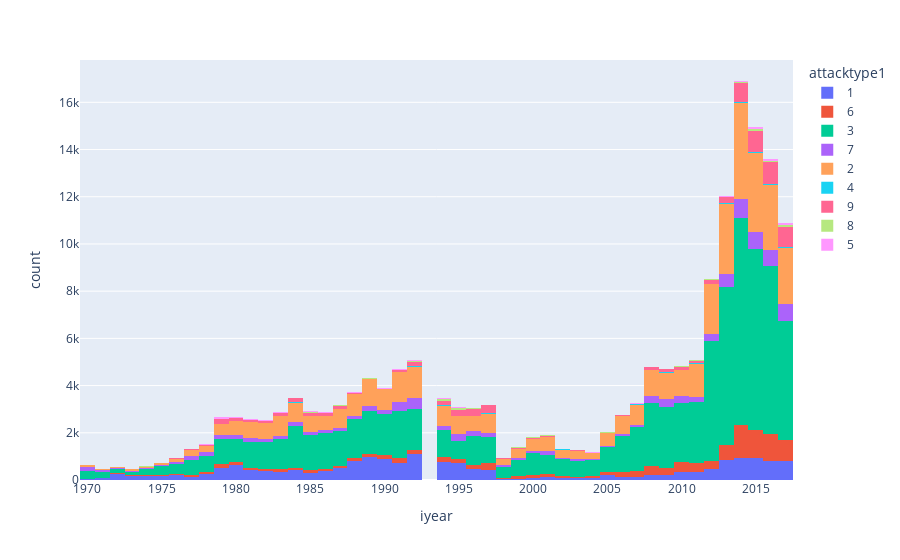

Write notebook code for a chart like this one.
### Code cell
px.histogram(data, x='iyear', color='attacktype1')

### Figure 1 — Plotly figure (JSON) as saved in the notebook; plotly's stock layout.template omitted (floating-point values rounded to 4 significant figures; data arrays with more than 128 entries replaced by an {"elided": "..."} marker saying what was removed)
{"data": [{"alignmentgroup": "True", "bingroup": "x", "hovertemplate": "attacktype1=1<br>iyear=%{x}<br>count=%{y}<extra></extra>", "legendgroup": "1", "marker": {"color": "#636efa", "pattern": {"shape": ""}}, "name": "1", "offsetgroup": "1", "orientation": "v", "showlegend": true, "type": "histogram", "x": {"elided": "19312 int values"}, "xaxis": "x", "yaxis": "y"}, {"alignmentgroup": "True", "bingroup": "x", "hovertemplate": "attacktype1=6<br>iyear=%{x}<br>count=%{y}<extra></extra>", "legendgroup": "6", "marker": {"color": "#EF553B", "pattern": {"shape": ""}}, "name": "6", "offsetgroup": "6", "orientation": "v", "showlegend": true, "type": "histogram", "x": {"elided": "11158 int values"}, "xaxis": "x", "yaxis": "y"}, {"alignmentgroup": "True", "bingroup": "x", "hovertemplate": "attacktype1=3<br>iyear=%{x}<br>count=%{y}<extra></extra>", "legendgroup": "3", "marker": {"color": "#00cc96", "pattern": {"shape": ""}}, "name": "3", "offsetgroup": "3", "orientation": "v", "showlegend": true, "type": "histogram", "x": {"elided": "88255 int values"}, "xaxis": "x", "yaxis": "y"}, {"alignmentgroup": "True", "bingroup": "x", "hovertemplate": "attacktype1=7<br>iyear=%{x}<br>count=%{y}<extra></extra>", "legendgroup": "7", "marker": {"color": "#ab63fa", "pattern": {"shape": ""}}, "name": "7", "offsetgroup": "7", "orientation": "v", "showlegend": true, "type": "histogram", "x": {"elided": "10356 int values"}, "xaxis": "x", "yaxis": "y"}, {"alignmentgroup": "True", "bingroup": "x", "hovertemplate": "attacktype1=2<br>iyear=%{x}<br>count=%{y}<extra></extra>", "legendgroup": "2", "marker": {"color": "#FFA15A", "pattern": {"shape": ""}}, "name": "2", "offsetgroup": "2", "orientation": "v", "showlegend": true, "type": "histogram", "x": {"elided": "42669 int values"}, "xaxis": "x", "yaxis": "y"}, {"alignmentgroup": "True", "bingroup": "x", "hovertemplate": "attacktype1=4<br>iyear=%{x}<br>count=%{y}<extra></extra>", "legendgroup": "4", "marker": {"color": "#19d3f3", "pattern": {"shape": ""}}, "name": "4", "offsetgroup": "4", "orientation": "v", "showlegend": true, "type": "histogram", "x": {"elided": "659 int values"}, "xaxis": "x", "yaxis": "y"}, {"alignmentgroup": "True", "bingroup": "x", "hovertemplate": "attacktype1=9<br>iyear=%{x}<br>count=%{y}<extra></extra>", "legendgroup": "9", "marker": {"color": "#FF6692", "pattern": {"shape": ""}}, "name": "9", "offsetgroup": "9", "orientation": "v", "showlegend": true, "type": "histogram", "x": {"elided": "7276 int values"}, "xaxis": "x", "yaxis": "y"}, {"alignmentgroup": "True", "bingroup": "x", "hovertemplate": "attacktype1=8<br>iyear=%{x}<br>count=%{y}<extra></extra>", "legendgroup": "8", "marker": {"color": "#B6E880", "pattern": {"shape": ""}}, "name": "8", "offsetgroup": "8", "orientation": "v", "showlegend": true, "type": "histogram", "x": {"elided": "1015 int values"}, "xaxis": "x", "yaxis": "y"}, {"alignmentgroup": "True", "bingroup": "x", "hovertemplate": "attacktype1=5<br>iyear=%{x}<br>count=%{y}<extra></extra>", "legendgroup": "5", "marker": {"color": "#FF97FF", "pattern": {"shape": ""}}, "name": "5", "offsetgroup": "5", "orientation": "v", "showlegend": true, "type": "histogram", "x": {"elided": "991 int values"}, "xaxis": "x", "yaxis": "y"}], "layout": {"barmode": "relative", "legend": {"title": {"text": "attacktype1"}, "tracegroupgap": 0}, "margin": {"t": 60}, "xaxis": {"anchor": "y", "domain": [0, 1], "title": {"text": "iyear"}}, "yaxis": {"anchor": "x", "domain": [0, 1], "title": {"text": "count"}}}}
